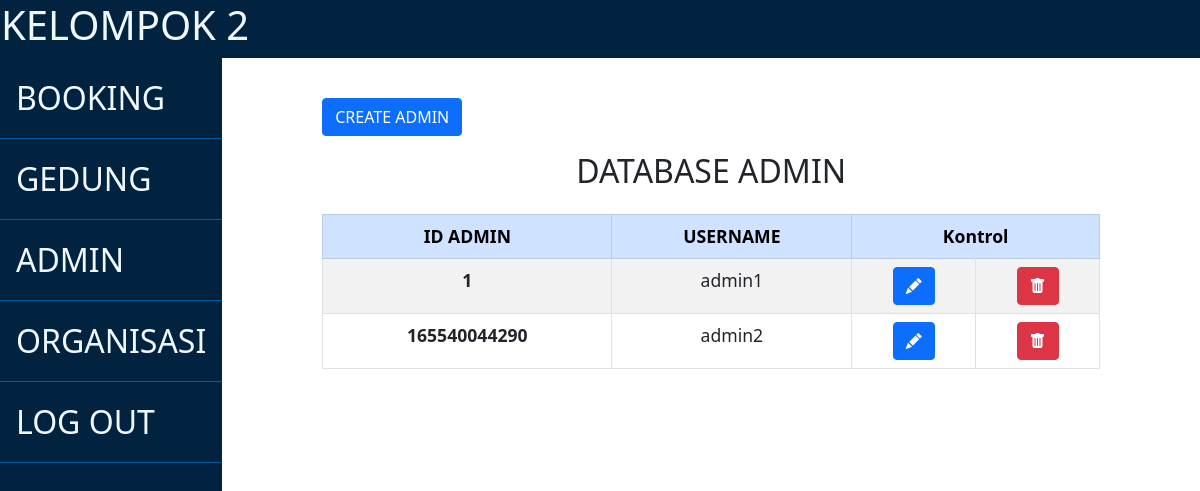
Screenshot of /admin/admin (signed in) with the database file from the repository.
### admin.py (models this page shows, shortened)
class AdminModel(UserMixin, Base):
    __tablename__ = 'admin'
    id = Column(Integer, primary_key=True)
    username = Column(String, nullable=False, unique=True)
    password = Column(String, nullable=False)

### app.py (the view)
@app.route('/admin/admin')
@login_required
def admin_users_view():
    admins = admin_helper.read()
    return render_template('admin/admin.html', users=admins)
    pass

### admin.py (called while the page is built)
    def read(self):
        with Session(self.engine) as session:
            return session.query(AdminModel)

    def read_one(self, id):
        with Session(self.engine) as session:
            stmt = select(AdminModel).where(AdminModel.id == id)
            return session.scalars(stmt).one()

### app.py (called while the page is built)
@login_manager.user_loader
def load_user(id):
    return admin_helper.read_one(id)

### templates/admin/admin.html (shortened to what this page needs)
{% extends 'admin/templates/admin_template.jinja2' %}
{% block rightside_content %}
    <button class="btn btn-primary" onclick="onAdd()">CREATE ADMIN</button>
    <div class="content">
        <h2 class="page-title">DATABASE ADMIN</h2>
        <div class="table-responsive">
            <table class="table table-bordered table-striped">
                <thead>
                <tr class="table-primary">
                    <th class="text-center">ID ADMIN</th>
                    <th class="text-center">USERNAME</th>
                    <th colspan="2" class="text-center">Kontrol</th>
                </tr>
                </thead>
                <tbody>
                <tr>
                    {% for user in users %}
                        <th class="text-center">{{ user.id }}</th>
                        <td class="text-center">{{ user.username }}</td>
                        <td class="text-center">
                            <button onClick="onEdit('{{ user.id }}')" class="btn btn-primary">
                                <i class="bi bi-pencil-fill"></i>
                            </button>
                        </td>
                        <td class="text-center">
                            <a href="{{ url_for('admin_user_delete', id= user.id) }}">
                                <button class="btn btn-danger"><i class="bi bi-trash-fill"></i></button>
                            </a>
                        </td>
                </tr>
                {% endfor %}
                </tbody>
            </table>
        </div>
    </div>
{% endblock %}

### static/stylesheet/styleAdmin.css (style rules this page uses)
html { height: 100%; }
body { height: 100%; }
.index-wrapper .page-title { text-align: center; padding: 1rem; }
table { width: 100%; height: 100%; border-collapse: collapse; font-size: 1.1rem; }

### rows the page displays
AdminModel: id "1", username "admin1"
AdminModel: id "165540044290", username "admin2"
